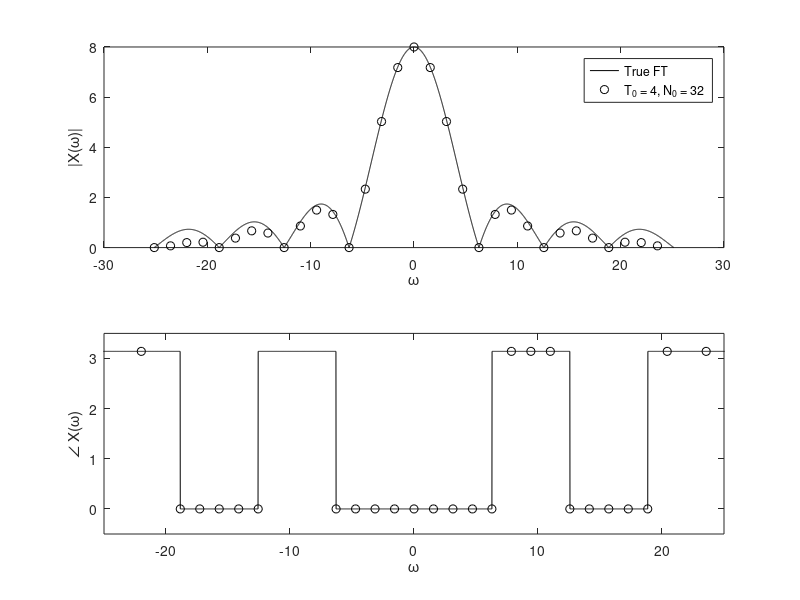

Write MATLAB code to recreate this figure.
% Use DFT to compute FT:
        T_0 = 4; N_0 = 32; T = T_0/N_0;
        x_n = [ones(1,4) 0.5 zeros(1,23) 0.5 ones(1,3)]';
        X_r = fft(x_n); r = [-N_0/2:N_0/2-1]'; omega_r = r*2*pi/T_0;
        % True FT:
        omega = linspace(-pi/T,pi/T,4097); X = 8*sinc(omega/(2*pi));
        figure(1); subplot(2,1,1);
        plot(omega,abs(X),'k',omega_r,fftshift(abs(X_r)),'ko'); 
        xlabel('\omega'); ylabel('|X(\omega)|'); %axis tight
        legend('True FT',['T_0 = ',num2str(T_0),...
                ', N_0 = ',num2str(N_0)]); 
        subplot(2,1,2);
        plot(omega,angle(X),'k',omega_r,fftshift(angle(X_r)),'ko'); 
        xlabel('\omega'); ylabel('\angle X(\omega)'); axis([-25 25 -.5 3.5]);